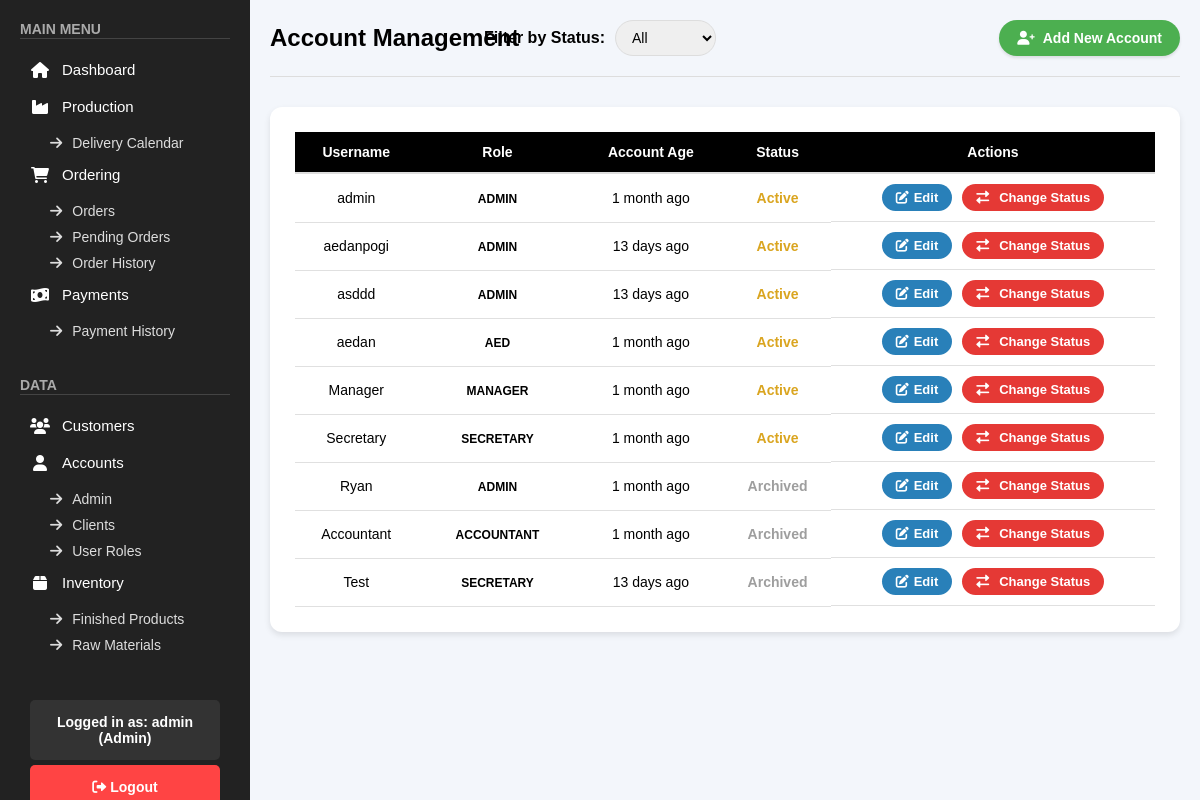
Page /public/pages/accounts.php (signed in) on the committed database.
### tables this page shows
CREATE TABLE `accounts` (
  `id` int(11) NOT NULL,
  `username` varchar(50) NOT NULL,
  `password` varchar(255) NOT NULL,
  `created_at` timestamp NOT NULL DEFAULT current_timestamp(),
  `role` varchar(255) DEFAULT NULL,
  `status` varchar(20) DEFAULT 'Active',
  `admin_session_id` varchar(255) DEFAULT NULL,
  `admin_last_login` timestamp NULL DEFAULT NULL
);

### public/pages/accounts.php (the view, shortened to what this page needs)
<?php
include "../../backend/check_role.php";
$roleQuery = "SELECT role_name FROM roles WHERE status = 'active'";
$result = $conn->query($roleQuery);
$status_filter = $_GET['status'] ?? '';
$sql = "SELECT id, username, role, status, created_at FROM accounts";
$sql .= " ORDER BY FIELD(status, 'Active', 'Reject', 'Archived'), FIELD(role, 'Admin') DESC, role ASC, username ASC";
if (!empty($status_filter)) {
    $stmt = $conn->prepare($sql);
    $stmt->bind_param("s", $status_filter);
    $stmt->execute();
    $result = $stmt->get_result();
} else {
    $result = $conn->query($sql);
}
?>
<!DOCTYPE html>
<html lang="en">
<head>
    <link rel="stylesheet" href="/css/accounts.css">
    <link rel="stylesheet" href="/css/sidebar.css">
    <link rel="stylesheet" href="https://cdnjs.cloudflare.com/ajax/libs/font-awesome/6.0.0/css/all.min.css">
    <link rel="stylesheet" href="https://cdnjs.cloudflare.com/ajax/libs/toastr.js/latest/toastr.min.css">
    <link rel="stylesheet" href="/css/toast.css">
</head>
<body>
    <?php include '../sidebar.php'; ?>
    <div class="main-content">
        <div class="accounts-header">
            <h1>Account Management</h1>
            <div class="filter-section">
                <label for="statusFilter">Filter by Status:</label>
                <select id="statusFilter" onchange="filterByStatus()">
                    <option value="">All</option>
                </select>
            </div>
            <button onclick="openAddAccountForm()" class="add-account-btn">
                <i class="fas fa-user-plus"></i> Add New Account
            </button>
        </div>
        <div class="accounts-table-container">
            <table class="accounts-table">
                <thead>
                    <tr>
                        <th>Username</th>
                        <th>Role</th>
                        <th>Account Age</th>
                        <th>Status</th>
                        <th>Actions</th>
                    </tr>
                </thead>
                <tbody>
                    <?php if ($result && $result->num_rows > 0): ?>
                        <?php while ($row = $result->fetch_assoc()):
                            $created_at = new DateTime($row['created_at']);
                            $now = new DateTime();
                            $diff = $created_at->diff($now);
                            if ($diff->y > 0) {
                                $account_age = $diff->y . " year" . ($diff->y > 1 ? "s" : "") . " ago";
                            } elseif ($diff->m > 0) {
                                $account_age = $diff->m . " month" . ($diff->m > 1 ? "s" : "") . " ago";
                            } elseif ($diff->d > 0) {
                                $account_age = $diff->d . " day" . ($diff->d > 1 ? "s" : "") . " ago";
                            } else {
                                $account_age = "Just now";
                            }
                        ?>
                            <tr>
                                <td><?= htmlspecialchars($row['username']) ?></td>
                                <td>
                                    <?php
                                    $role = ucfirst($row['role']);
                                    echo "<span class='role-label role-$row[role]'>$role</span>";
                                    ?>
                                </td>
                                <td><?= $account_age ?></td>
                                <td class="<?= 'status-' . strtolower($row['status'] ?? 'active') ?>">
                                    <?= htmlspecialchars($row['status'] ?? 'Active') ?>
                                </td>
                                <td class="action-buttons">
                                    <button class="edit-btn" onclick="openEditAccountForm(<?= $row['id'] ?>, '<?= htmlspecialchars($row['username']) ?>', '', '<?= $row['role'] ?>')">
                                        <i class="fas fa-edit"></i> Edit
                                    </button>
                                    <button class="status-btn" onclick="openStatusModal(<?= $row['id'] ?>, '<?= htmlspecialchars($row['username']) ?>')">
                                        <i class="fas fa-exchange-alt"></i> Change Status
                                    </button>
                                </td>
                            </tr>
                        <?php endwhile; ?>
                    <?php else: ?>
                        <tr>
                            <td colspan="5" class="no-accounts">No accounts found.</td>
                        </tr>
                    <?php endif; ?>
                </tbody>
            </table>
        </div>
    </div>
</body>
</html>

### css/accounts.css (style rules this page uses)
body { font-family: Arial, sans-serif; background-color: #f3f6fb; margin: 0; box-sizing: border-box; }
.accounts-header { display: flex; justify-content: space-between; align-items: center; margin-bottom: 30px; padding-bottom: 20px; border-bottom: 1px solid #ddd; }
.accounts-header h1 { font-size: 24px; font-weight: bold; display: flex; align-items: center; gap: 12px; }
.add-account-btn { padding: 10px 18px; font-size: 14px; border: none; font-weight: bold; color: white; background-color: #4CAF50; border-radius: 20px; text-decoration: none; transition: 0.3s; display: flex; align-items: center; gap: 8px; box-shadow: 0px 2px 3px rgba(0, 0, 0, 0.1); }
.filter-section { display: flex; align-items: center; position: absolute; left: 50%; transform: translateX(-50%); }
.filter-section label { margin-right: 10px; font-weight: bold; }
.filter-section select { padding: 8px 12px; border-radius: 20px; border: 1px solid #ddd; font-size: 14px; }
.accounts-table-container { background-color: #ffffff; padding: 25px; border-radius: 12px; box-shadow: 0px 3px 6px rgba(0, 0, 0, 0.1); }
.accounts-table { width: 100%; border-collapse: collapse; font-size: 14px; }
.accounts-table th { background-color: black; color: white; font-weight: bold; padding: 12px; text-align: center; border-bottom: 2px solid #ddd; }
.accounts-table td { padding: 10px; text-align: center; border-bottom: 1px solid #e0e0e0; }
.action-buttons { display: flex; justify-content: center; gap: 10px; }
.edit-btn, .delete-btn, .status-btn { padding: 6px 14px; font-size: 13px; font-weight: 600; border-radius: 80px; text-decoration: none; transition: background-color 0.3s; display: flex; align-items: center; gap: 5px; border: none; }
.edit-btn { background-color: #2980b9; color: white; }
.status-btn { background-color: #e53935; color: white; }
.status-btn i { margin-right: 5px; }
.role-label { font-weight: bold; padding: 4px 8px; border-radius: 12px; font-size: 12px; text-transform: uppercase; }
.status-active { color: #DAA520; font-weight: bold; }
.status-archived { color: #9E9E9E; font-weight: bold; }

### css/sidebar.css (style rules this page uses)
* { margin: 0; padding: 0; box-sizing: border-box; font-family: Arial, sans-serif; text-decoration: none; }
.main-content { margin-left: 250px; padding: 20px; }

### rows in the picture
accounts: username "admin", role "ADMIN", status "Active"
accounts: username "aedanpogi", role "ADMIN", status "Active"
accounts: username "asddd", role "ADMIN", status "Active"
accounts: username "aedan", role "AED", status "Active"
accounts: username "Manager", role "MANAGER", status "Active"
accounts: username "Secretary", role "SECRETARY", status "Active"
accounts: username "Ryan", role "ADMIN", status "Archived"
accounts: username "Accountant", role "ACCOUNTANT", status "Archived"
accounts: username "Test", role "SECRETARY", status "Archived"

### other values in the picture
$username "admin"
$role "Admin"
